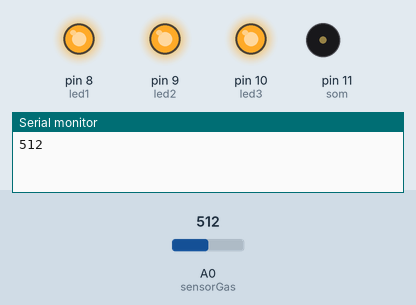
Bench run of a sketch on a simulated Arduino Uno, built with avr-gcc and run on an emulated ATmega328P. Shown: output pins drawn as LEDs (lit = HIGH), buzzer (waves = sounding), the last lines printed to the serial monitor. The test bench sets the inputs (shaded band); at power-on: A0 (sensorGas) = 512.

Above: at 1.8 s.
1.9 s: A0 (sensorGas) set to 90
At 2.6 s:
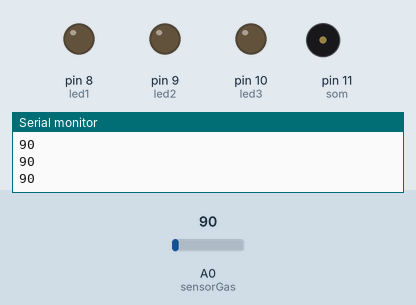
3.5 s: A0 (sensorGas) set to 111
At 3.8 s:
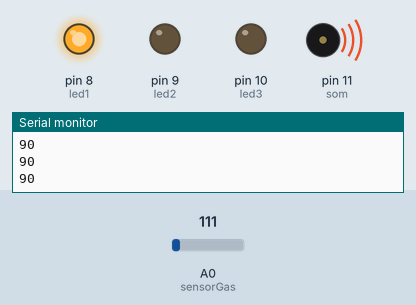
7.6 s: A0 (sensorGas) set to 210
At 11.6 s:
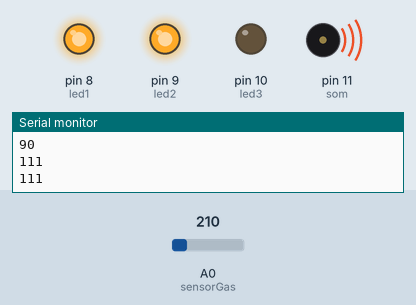
11.7 s: A0 (sensorGas) set to 306
At 13.8 s:
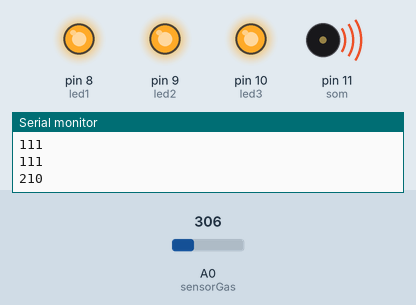
15.2 s: A0 (sensorGas) set to 0
At 16.6 s:
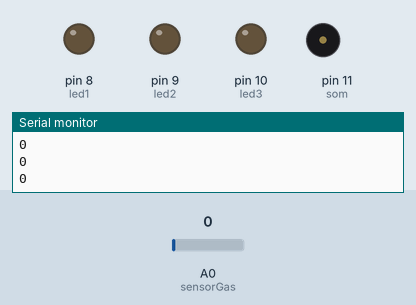
Timing chart, 0 to 18.0 s (numbered marks = the images above; inputs shaded):
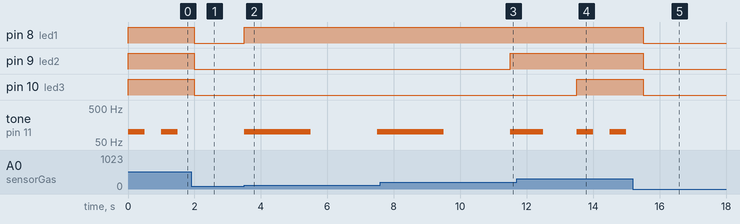

The sketch:

sensor_gas.ino
```cpp
// C++ code
// Programador: Jose Carlos
// 30/04/2022

int led1 = 8;           // Pino led 1
int led2 = 9;           // Pino led 2
int led3 = 10;          // Pino led 3
int som = 11;           // Pino Buzzer
int sensorGas = A0;     // Pino leitor analógico
int valorSensorGas = 0; // Pino do valor do leitor analógico

void setup() {

  Serial.begin(9600);         // Frequência de funcionamento do Serial
  pinMode (sensorGas, INPUT); // Pino de leitura analógica setado como entrada
  pinMode (led1, OUTPUT);     // Pino led setado como saída
  pinMode (led2, OUTPUT);     // Pino led setado como saída
  pinMode (led3, OUTPUT);     // Pino led setado como saída

}
void loop() {
  // O analogRead lê o valor de um pino analógico especificado
  valorSensorGas = analogRead(sensorGas);

  if (valorSensorGas > 100 && valorSensorGas < 200) {

    digitalWrite(led1, HIGH); //Aciona led1
    tone(som, 100);           // Aciona Buzzer(som) com frequência de 100 Hz
    delay(2000);              // Buzzer ligado durante 2 segundos
    noTone (som);             // Desliga Buzzer
    delay(2000);              // Buzzer desligado durante 2 segundos

  }else if(valorSensorGas > 200 && valorSensorGas < 300){

    digitalWrite(led1, HIGH); //Aciona led1
    digitalWrite(led2, HIGH); //Aciona led2
    tone(som, 100);           // Aciona Buzzer(som) com frequência de 100 Hz
    delay(1000);              // Buzzer ligado durante 1 segundos
    noTone (som);             // Desliga Buzzer
    delay(1000);              // Buzzer desligado durante 1 segundos

  }else if(valorSensorGas > 300){

    digitalWrite(led1, HIGH); //Aciona led1
    digitalWrite(led2, HIGH); //Aciona led2
    digitalWrite(led3, HIGH); //Aciona led3
    tone(som, 100);           // Aciona Buzzer(som) com frequência de 100 Hz
    delay(500);               // Buzzer ligado durante meio segundos
    noTone (som);             // Desliga Buzzer
    delay(500);               // Buzzer desligado durante 1 segundos

  }else {

    digitalWrite(led1, LOW);  // Desliga led1
    digitalWrite(led2, LOW);  // Desliga led2
    digitalWrite(led3, LOW);  // Desliga led3
  }

  Serial.println(valorSensorGas); // Imprime valorSensorGas
}
```

Measured:
- the behaviour switches between 100 and 101 on A0 (sensorGas) (found by bisection; images 1 and 2)
- after the input at 1.9 s, pin 8 (led1), pin 9 (led2), pin 10 (led3): HIGH → LOW after 0.10 s; tone on pin 11 (som): stays silent (without the input it goes to 100 Hz after 0.10 s)
- after the input at 3.5 s, pin 8 (led1): LOW → HIGH at once; tone on pin 11 (som): silent → 100 Hz at once, → silent 2.0 s later, → 100 Hz 2.0 s later
- after the input at 7.6 s, pin 9 (led2): LOW → HIGH after 3.9 s
- after the input at 11.7 s, pin 10 (led3): LOW → HIGH after 1.8 s
- after the input at 15.2 s, pin 8 (led1), pin 9 (led2), pin 10 (led3): HIGH → LOW after 0.30 s; tone on pin 11 (som): stops changing and stays silent
- by itself, tone on pin 11 (som): alternates 100 Hz for 0.50 s and silent for 0.50 s
